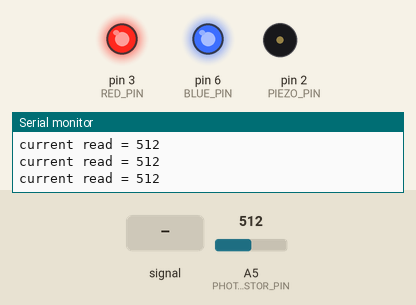
Simulated run of this sketch. Board: Arduino Uno, built with avr-gcc and run on an emulated ATmega328P. Parts: output pins drawn as LEDs (lit = HIGH), buzzer (waves = sounding, pin HIGH), the last lines printed to the serial monitor. Inputs (shaded band) come from the test bench; at power-on: A5 (PHOTORESISTOR_PIN) = 512.

Above: at 6.2 s.
6.3 s: A5 (PHOTORESISTOR_PIN) fed a 200 Hz sine of ±81 counts around its level
At 6.9 s:
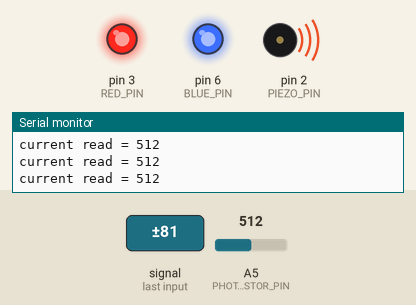
9.3 s: A5 (PHOTORESISTOR_PIN) set to 306
At 10.4 s:
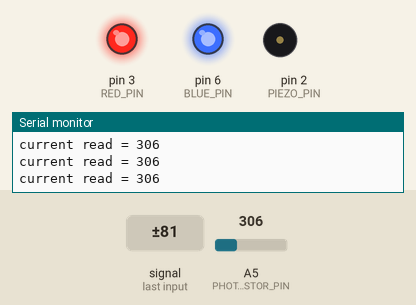
11.3 s: A5 (PHOTORESISTOR_PIN) set to 545
12.8 s: A5 (PHOTORESISTOR_PIN) set to 581
At 13.6 s:
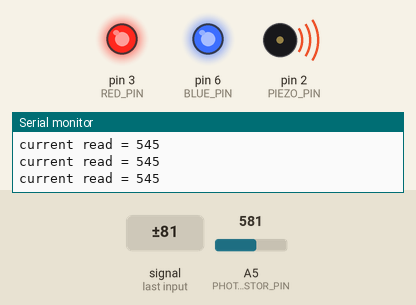
15.8 s: A5 (PHOTORESISTOR_PIN) set to 511
At 16.5 s:
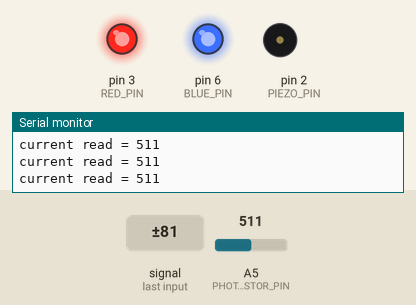
Timing chart, 0 to 18.4 s (numbered marks = the images above; inputs shaded):
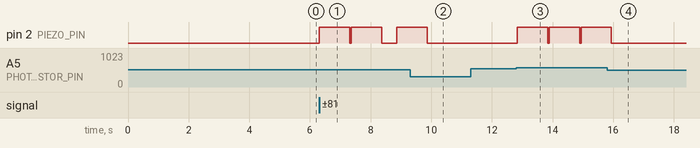

The sketch:

simple_alarm.ino
```cpp
/*
 * Calibrate the alarm by blocking the sensor for the first 5 seconds
 * Then the alarm will sound when the block is removed!
 *
 *
 */

int PIEZO_PIN = 2;
int RED_PIN = 3;
int GREEN_PIN = 5;
int BLUE_PIN = 6;
int PHOTORESISTOR_PIN = 5;
int max_photoresistor_read = 0;

void setup()
{
  // everything here gets run once at the beginning

  Serial.begin(9600);
  // set the red pin to output (not input)
  pinMode(RED_PIN,  OUTPUT);
  pinMode(GREEN_PIN,OUTPUT);
  pinMode(BLUE_PIN, OUTPUT);
  pinMode(PIEZO_PIN,OUTPUT);
  pinMode(PHOTORESISTOR_PIN,INPUT);

  // turn all of the LED pins on
  digitalWrite(RED_PIN,HIGH);
  digitalWrite(GREEN_PIN,HIGH);
  digitalWrite(BLUE_PIN,HIGH);

  // get the maximum value for the photoresistor
  Serial.println("Calibrating...");
  unsigned long current_time = millis();
  unsigned long target_time = current_time + 5000;
  while(current_time < target_time)
  { // for 5 seconds, find the maximum value of the photoresistor
    int current_photoresistor_read = analogRead(PHOTORESISTOR_PIN);
    if(current_photoresistor_read > max_photoresistor_read)
    {
      max_photoresistor_read = current_photoresistor_read;
    }
    current_time = millis();
  }
  max_photoresistor_read *= 1.1;
  if(max_photoresistor_read >= 1023)
  {
    Serial.println("It's very bright in here!");
  }
  Serial.print("Photoresistor threshold = ");
  Serial.println(max_photoresistor_read);

}

void loop()
{
  // everything here gets run repeatedly
  int current_photoresistor_read = analogRead(PHOTORESISTOR_PIN);
  if(current_photoresistor_read > max_photoresistor_read)
  {
    //sound the alarm!
    digitalWrite(PIEZO_PIN,HIGH);
    delay(1000);
    digitalWrite(PIEZO_PIN,LOW);
  }
  Serial.print("current read = ");
  Serial.println(current_photoresistor_read);
  //pause for a millisecond before looping
  delay(50);
}
```

Measured:
- the behaviour switches between 563 and 564 on A5 (PHOTORESISTOR_PIN) (found by bisection; images 2 and 3)
- after the input at 6.3 s, pin 2 (PIEZO_PIN): goes HIGH 1.0 s, LOW 0.05 s, HIGH 1.0 s, LOW 0.50 s, then HIGH, starting at once
- after the input at 9.3 s, pin 2 (PIEZO_PIN): goes on until 9.9 s, then stays LOW
- after the input at 12.8 s, pin 2 (PIEZO_PIN): alternates HIGH for 1.0 s and LOW for 0.05 s, starting at once
- after the input at 15.8 s, pin 2 (PIEZO_PIN): goes on until 15.9 s, then stays LOW
